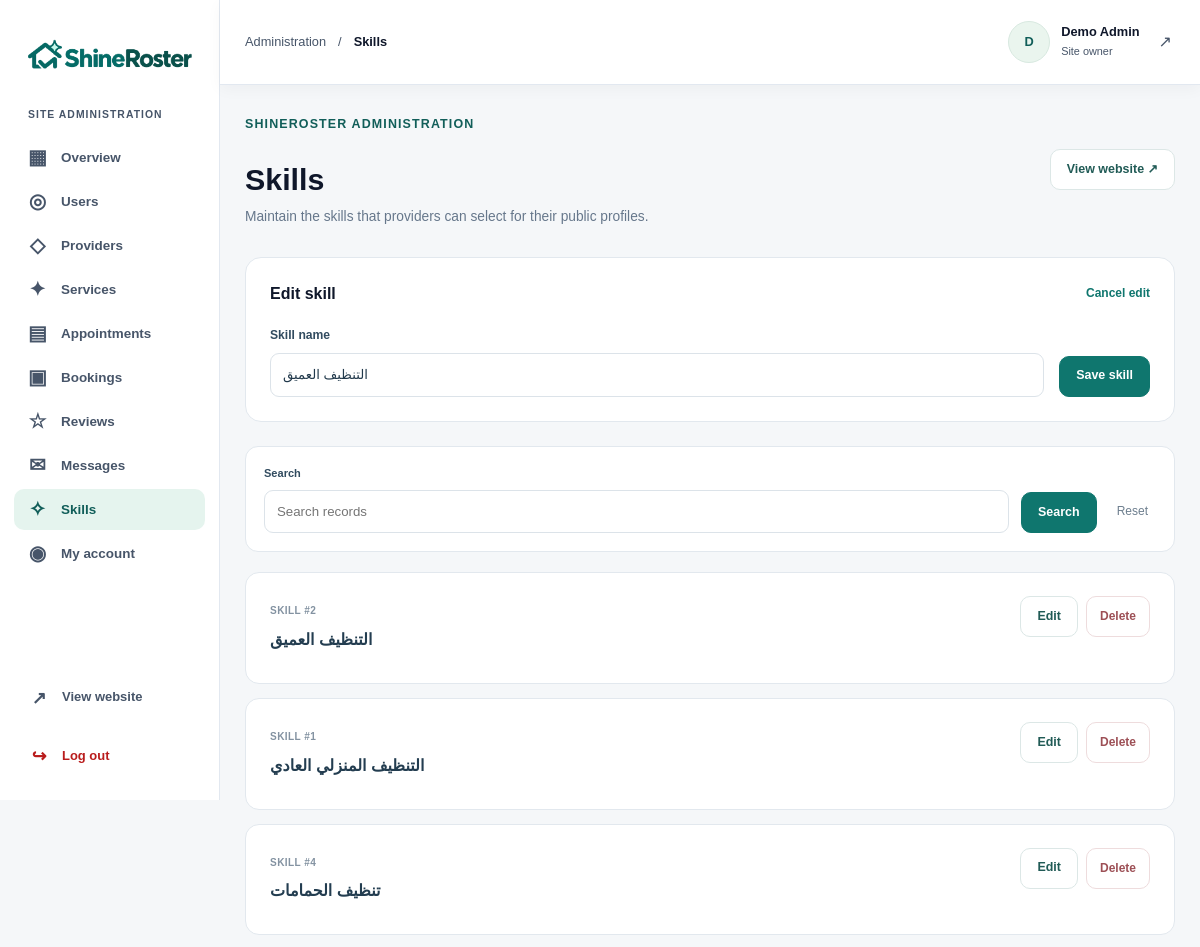
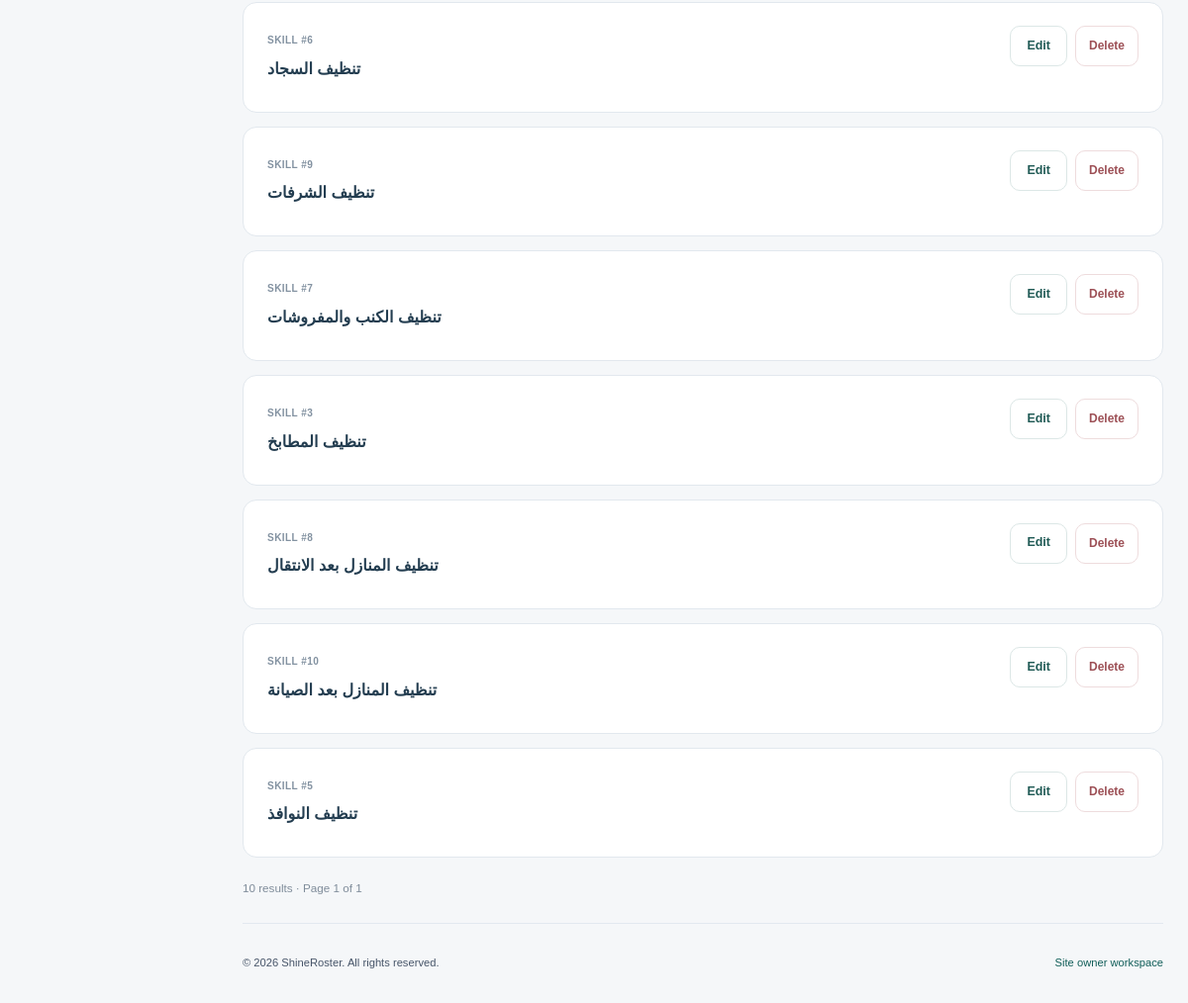
The app's page /admin/skills.php?edit=2 (signed in) with its own data (2 pictures, top to bottom).
### tables this page shows
CREATE TABLE users (
    id INT UNSIGNED AUTO_INCREMENT PRIMARY KEY,
    full_name VARCHAR(100) NOT NULL,
    email VARCHAR(190) NOT NULL UNIQUE,
    phone VARCHAR(20) NOT NULL,
    password_hash VARCHAR(255) NOT NULL,
    role VARCHAR(20) NOT NULL DEFAULT 'customer',
    is_active TINYINT NOT NULL DEFAULT 1,
    created_at DATETIME NOT NULL DEFAULT CURRENT_TIMESTAMP,
    updated_at DATETIME NOT NULL DEFAULT CURRENT_TIMESTAMP ON UPDATE CURRENT_TIMESTAMP
);

CREATE TABLE skills (
    id INT UNSIGNED AUTO_INCREMENT PRIMARY KEY,
    name VARCHAR(100) NOT NULL UNIQUE
);

### includes/init.php (called while the page is built, shortened)
<?php
require_once __DIR__ . '/../classes/SiteData.php';
require_once __DIR__ . '/../classes/Auth.php';
require_once __DIR__ . '/../classes/User.php';
function inputValue($source, $key)
{
    if (isset($source[$key]) && is_string($source[$key]) && strpos($source[$key], "\0") === false) {
        return $source[$key];
    }
    return '';
}
function inputText($source, $key, $maximum = null)
{
    $text = trim(inputValue($source, $key));
    if ($maximum !== null) {
        $text = mb_substr($text, 0, $maximum, 'UTF-8');
    }
    return $text;
}
function escapeHtml($value)
{
    return htmlspecialchars((string) $value, ENT_QUOTES, 'UTF-8');
}
$database = new Database();
$db = $database->getConnection();
$auth = new Auth($db);

### classes/Auth.php (called while the page is built, shortened)
<?php
class Auth
{
    private $db;
    public function __construct($db)
    {
        $this->db = $db;
    }
    public function currentUser()
    {
        $userObject = new User($this->db);
        $user = $userObject->getProfileAccount((int) $_SESSION['user_id']);
        return $user;
    }
    public function requireRole($role, $login = '../login.php')
    {
        $user = $this->currentUser();
        return $user;
    }
}

### classes/User.php (called while the page is built, shortened)
<?php
class User
{
    private $db;
    public function __construct($db)
    {
        $this->db = $db;
    }
    public function getProfileAccount($userId)
    {
        $stmt = $this->db->prepare(
            "SELECT
                id,
                full_name,
                email,
                phone,
                role,
                is_active
             FROM users
             WHERE id = ?"
        );
        $stmt->execute([$userId]);
        $user = $stmt->fetch(PDO::FETCH_ASSOC);
        if ($user) {
            return $user;
        } else {
            return null;
        }
    }
}

### admin/includes/init.php (called while the page is built, shortened)
<?php
require_once __DIR__ . '/../../includes/init.php';
$currentUser = $auth->requireRole('admin', '../login.php');
require_once __DIR__ . '/../../classes/Admin.php';
$admin = new Admin($db, $currentUser['id']);
$adminPage = basename($_SERVER['SCRIPT_NAME']);
$search = inputText($_GET, 'search', 120);

### classes/Admin.php (called while the page is built, shortened)
<?php
class Admin
{
    private $db;
    public function __construct($db, $ownerId)
    {
        $this->db = $db;
    }
    public function getSkills()
    {
        $stmt = $this->db->prepare('SELECT * FROM skills ORDER BY name');
        $stmt->execute();
        return $stmt->fetchAll(PDO::FETCH_ASSOC);
    }
}

### classes/SiteData.php (called while the page is built, shortened)
<?php
class SiteData
{
    public function __construct($db)
    {
        $stmt = $db->prepare('SELECT * FROM users ORDER BY id');
        $stmt->execute();
        $this->users = $stmt->fetchAll(PDO::FETCH_ASSOC);
        $stmt = $db->prepare('SELECT * FROM provider_profiles ORDER BY id DESC');
        $stmt->execute();
        $this->providers = $stmt->fetchAll(PDO::FETCH_ASSOC);
        $stmt = $db->prepare('SELECT * FROM services ORDER BY id DESC');
        $stmt->execute();
        $this->services = $stmt->fetchAll(PDO::FETCH_ASSOC);
        $stmt = $db->prepare('SELECT * FROM appointment_slots ORDER BY starts_at, id');
        $stmt->execute();
        $this->slots = $stmt->fetchAll(PDO::FETCH_ASSOC);
        $stmt = $db->prepare('SELECT * FROM bookings ORDER BY created_at DESC, id DESC');
        $stmt->execute();
        $this->bookings = $stmt->fetchAll(PDO::FETCH_ASSOC);
        $stmt = $db->prepare('SELECT * FROM reviews ORDER BY created_at DESC, id DESC');
        $stmt->execute();
        $this->reviews = $stmt->fetchAll(PDO::FETCH_ASSOC);
        $stmt = $db->prepare('SELECT * FROM skills ORDER BY name');
        $stmt->execute();
        $this->skills = $stmt->fetchAll(PDO::FETCH_ASSOC);
        $stmt = $db->prepare('SELECT * FROM provider_skills ORDER BY provider_id, skill_id');
        $stmt->execute();
        $this->providerSkills = $stmt->fetchAll(PDO::FETCH_ASSOC);
    }
}

### admin/skills.php (the view, shortened to what this page needs)
<?php
require_once __DIR__ . '/includes/init.php';
$editId = positiveId($_GET, 'edit');
if ($editId) {
    foreach ($admin->getSkills() as $skill) {
        if ($skill['id'] == $editId) {
            $form = $skill;
        }
    }
}
$rows = [];
foreach ($admin->getSkills() as $skill) {
    if ($search === '' || mb_stripos($skill['name'], $search) !== false) {
        $rows[] = $skill;
    }
}
$data = new SiteData($db);
$result = $data->page($rows, $page, 12, 'rows');
$pageTitle = 'Skills';
$pageDescription = 'Maintain the skills that providers can select for their public profiles.';
require __DIR__ . '/includes/header.php';
?>
<section class="admin-panel"><div class="admin-section-heading"><h2><?php if ($form['id']) {
    echo 'Edit skill';
} else {
    echo 'Add a skill';
} ?></h2><?php if (
    $form['id']
): ?><a href="skills.php">Cancel edit</a><?php endif; ?></div><form method="post" class="admin-inline-form"><input type="hidden" name="id" value="<?= (int) $form[
] ?>"><div class="admin-field"><label for="skill-name">Skill name</label><input id="skill-name" name="name" required maxlength="100" value="<?= escapeHtml(
    $form['name']
) ?>"></div><button class="admin-button" name="action" value="save">Save skill</button></form></section>
<form method="get" class="admin-filters"><div class="admin-field"><label for="search">Search</label><input type="search" id="search" name="search" value="<?= escapeHtml(
    $search
) ?>" placeholder="Search records" maxlength="120"></div><button class="admin-button" type="submit">Search</button><a class="admin-reset" href="<?= escapeHtml(
    $adminPage
) ?>">Reset</a></form><div class="admin-list"><?php
if (!$result['rows']): ?><p class="admin-empty">No records match your filters.</p><?php endif;
foreach (
    $result['rows']
    as $skill
): ?><article class="admin-record"><div class="admin-record-main"><span class="admin-record-id">Skill #<?= (int) $skill[
    'id'
] ?></span><h2><?= escapeHtml(
    $skill['name']
) ?></h2></div><div class="admin-actions"><a class="admin-button admin-button-light" href="skills.php?edit=<?= (int) $skill[
    'id'
] ?>">Edit</a><details class="admin-confirm"><summary>Delete</summary></details></div></article><?php endforeach;
?></div><?php require __DIR__ . '/includes/pagination.php'; ?>
<?php require __DIR__ . '/includes/footer.php'; ?>

### admin/includes/header.php (shortened to what this page needs)
<!DOCTYPE html>
<html lang="en">
<head>
    <link rel="stylesheet" href="../css/style.css">
    <link rel="stylesheet" href="../css/dashboard.css">
    <link rel="stylesheet" href="../css/admin.css">
</head>
<body class="dashboard-page admin-page">
<div class="dashboard-layout">
    <?php require __DIR__ . '/sidebar.php'; ?>
    <div class="dashboard-workspace">
        <header class="dashboard-header">
            <div class="dashboard-header-start">
                <div class="header-location"><span>Administration</span><span aria-hidden="true">/</span><strong><?= escapeHtml(
                    $pageTitle
                ) ?></strong></div>
            </div>
            <a class="dashboard-account" href="account.php" aria-label="Open my owner account">
                <span class="account-avatar" aria-hidden="true"><?= escapeHtml(
                    mb_strtoupper(mb_substr($currentUser['full_name'], 0, 1, 'UTF-8'), 'UTF-8')
                ) ?></span>
                <span class="account-details"><strong><?= escapeHtml(
                    $currentUser['full_name']
                ) ?></strong><span>Site owner</span></span><span class="account-arrow" aria-hidden="true">↗</span>
            </a>
        </header>
        <main class="dashboard-main" id="admin-main">
            <div class="admin-heading"><div><span class="eyebrow">ShineRoster administration</span><h1><?= escapeHtml(
                $pageTitle
            ) ?></h1><p><?= escapeHtml(
    $pageDescription
) ?></p></div><a class="admin-button admin-button-light" href="../index.php">View website ↗</a></div>

### css/style.css (style rules this page uses)
:root { --color-primary: #0f766e; --color-primary-dark: #115e59; --color-mint: #ccfbf1; --color-background: #f8fafc; --color-white: #ffffff; --color-text: #0f172a; --color-muted: #475569; --color-border: #e2e8f0; --radius-small: 12px; --radius-medium: 20px; --radius-large: 32px; --shadow-soft: 0 14px 45px rgb(15 23 42 / 7%); --shadow-card: 0 18px 50px rgb(15 118 110 / 12%); --container-width: 1180px; }
*, *::before, *::after { box-sizing: border-box; }
html { scroll-behavior: smooth; scroll-padding-top: 110px; }
body { margin: 0; font-family: Arial, Helvetica, sans-serif; color: var(--color-text); background: var(--color-white); line-height: 1.6; -webkit-font-smoothing: antialiased; }
h1, h2, h3, p { margin: 0; }
h1, h2, h3 { line-height: 1.15; }
a { color: inherit; text-decoration: none; }
button, input, select, textarea { font: inherit; }
.eyebrow { display: inline-flex; align-items: center; gap: 9px; margin-bottom: 18px; color: var(--color-primary-dark); font-size: 0.78rem; font-weight: 700; letter-spacing: 0.09em; text-transform: uppercase; }

### css/dashboard.css (style rules this page uses)
.dashboard-page { background: #f5f7f9; }
.dashboard-layout { display: grid; grid-template-columns: 245px minmax(0, 1fr); align-items: start; min-height: 100vh; min-height: 100svh; }
.dashboard-workspace { grid-column: 2; grid-row: 1; display: flex; flex-direction: column; width: 100%; min-width: 0; min-height: 100vh; min-height: 100svh; }
.dashboard-main { flex: 1; width: min(1400px, 100%); min-width: 0; margin-inline: auto; padding: 35px; scroll-margin-top: 100px; }
.dashboard-header { position: sticky; top: 0; z-index: 40; display: flex; align-items: center; justify-content: space-between; flex-shrink: 0; gap: 20px; width: 100%; min-width: 0; min-height: 85px; padding: 16px 35px; border-bottom: 1px solid var(--color-border); background: var(--color-white); box-shadow: 0 4px 15px rgb(15 23 42 / 4%); }
.dashboard-header-start { display: flex; align-items: center; gap: 14px; min-width: 0; }
.header-location { display: flex; align-items: center; flex-wrap: wrap; gap: 12px; min-width: 0; color: var(--color-muted); font-size: 0.8rem; }
.header-location strong { color: var(--color-text); font-weight: 600; }
.dashboard-account { display: flex; align-items: center; flex-shrink: 0; gap: 11px; min-height: 44px; padding: 3px; border-radius: 10px; }
.account-avatar, .review-avatar { display: grid; flex-shrink: 0; place-items: center; border: 1px solid #d8e9e0; border-radius: 50%; color: var(--color-primary-dark); background: #eaf5ee; font-weight: 700; }
.account-avatar { width: 42px; height: 42px; font-size: 0.8rem; }
.account-details { display: grid; gap: 2px; }
.account-details strong { font-size: 0.8rem; line-height: 1.4; }
.account-details > span { color: var(--color-muted); font-size: 0.68rem; }
.account-arrow { margin-left: 8px; color: var(--color-muted); }
@media (max-width: 1200px) { .dashboard-layout { grid-template-columns: 220px minmax(0, 1fr); } }
@media (max-width: 1200px) { .dashboard-header { padding-inline: 25px; } }
@media (max-width: 1200px) { .dashboard-main { padding: 25px; } }
.service-overview-info h3, .review-quote > p, .next-visit h2, .next-visit-customer, .visit-details dd, .account-details strong { overflow-wrap: anywhere; }

### records on screen
users: full_name+role "D", full_name "Demo Admin"
skills: name "التنظيف العميق", id "2"
skills: id "1", name "التنظيف المنزلي العادي"
skills: id "4", name "تنظيف الحمامات"
skills: id "6", name "تنظيف السجاد"
skills: id "9", name "تنظيف الشرفات"
skills: id "7", name "تنظيف الكنب والمفروشات"
skills: id "3", name "تنظيف المطابخ"
skills: id "8", name "تنظيف المنازل بعد الانتقال"
skills: id "10", name "تنظيف المنازل بعد الصيانة"
skills: id "5", name "تنظيف النوافذ"

### other values on screen
$result['total'] "10"
$result['pages'] "1"
